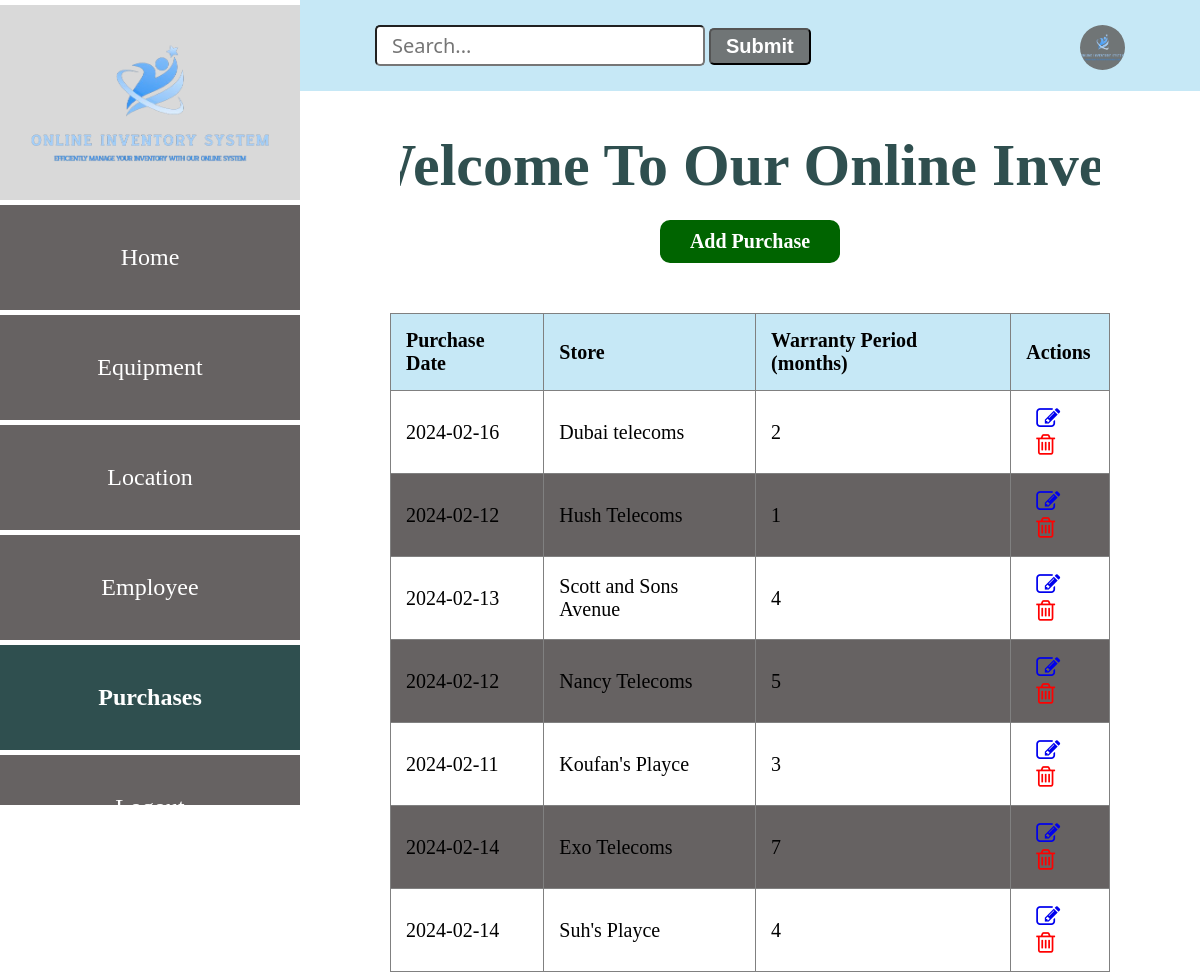
/purchase, run on the app's committed database.
### app.py (models this page shows, shortened)
class Purchases(db.Model):
    __tablename__ = "purchases"
    id=db.Column(db.Integer, primary_key=True)
    date=db.Column(db.String(10))
    store=db.Column(db.String(10))
    warranty_period=db.Column(db.Integer)

### app.py (the view)
@app.route('/purchase')
def purchase():
    purchases = Purchases.query.all()
    return render_template('purchaseList.html', purchases=purchases)

### app.py (called while the page is built)
@app.before_request
def create_table():
    db.create_all()

### templates/purchaseList.html (shortened to what this page needs)
<!DOCTYPE html>
<html lang="en">
<head>
    <link
    rel="stylesheet"
    href="{{ url_for('static', filename='main.css') }}"
    />
    <link rel="stylesheet" href="https://cdnjs.cloudflare.com/ajax/libs/font-awesome/4.7.0/css/font-awesome.min.css">
</head>
<body>
    <div class="header">
        <input type="search" id="query" name="search" placeholder="Search...">
        <button>Submit</button>
        <a href="#"><img src="{{ url_for('static', filename='logo.png') }}" alt=""></a>
    </div>
    <section class="sidebar">
        <div class="logo">
            <img src="{{ url_for('static', filename='logo.png') }}" alt="logo">
        </div>
        <div class="content">
            <a href="/" class="home">Home</a>
            <a href="#" class="home">Equipment</a>
            <a href="/location" class="home">Location</a>
            <a href="#" class="home">Employee</a>
            <a href="/purchase" class="home active">Purchases</a>
            <a href="#" class="home">Logout</a>
        </div>
    </section>
    <div class="marquee-container">
      <h1 class="marquee">Welcome To Our Online Inventory System</h1>
    </div>
    <div class="purchase-form">
        <a href="/add-purchase" class="btn1">Add Purchase</a>
        <table border="1">
            <thead>
                <tr>
                    <th>Purchase Date</th>
                    <th>Store</th>
                    <th>Warranty Period (months)</th>
                    <th>Actions</th>
                </tr>
            </thead>
            <tbody>
                {% for purchase in purchases %}
                    <tr>
                        <td>{{ purchase.date }}</td>
                        <td>{{ purchase.store }}</td>
                        <td>{{ purchase.warranty_period }}</td>
                        <td class="action">
                            <a href="/edit_purchase{{ purchase.id }}"><i class="fa fa-edit" style="font-size:24px"></i></a>
                            <a href="/delete_purchase{{ purchase.id }}"><i class="fa fa-trash-o" style="font-size:24px"></i></a>
                        </td>
                    </tr>
                {% endfor %}
            </tbody>
        </table>
    </div>
</body>
</html>

### static/main.css (style rules this page uses)
body { margin: 0; padding: 0; font-family: Verdana; }
.header { background: #c6e8f6; padding: 25px; }
.header input { padding: 5px 15px; font-size: 20px; font-family:'Segoe UI', Tahoma, Geneva, Verdana, sans-serif; border-radius: 5px; margin-left: 350px; }
.header button { padding: 5px 15px; font-size: 20px; border-radius: 5px; background: #707576; color: #fff; font-weight: bold; }
.header img { width: 45px; height: 45px; background: #707576; border-radius: 50%; float: right; justify-content: center; margin-right: 50px; }
.sidebar { position: fixed; top: 0; left: 0; width: 300px; height: 100vh; background: #707576; border-top: 5px solid #fff; }
.logo { width: 300px; height: 200px; background: rgb(217, 217, 217); display: flex; justify-content: center; align-items: center; }
.logo img { width: 250px; display: block; margin: auto; }
.content { background: #707576; width: 300px; height: calc(100vh - 200px); position: fixed; top: 200px; z-index: 1; border-top: 5px solid #fff; overflow-y: auto; }
.content a { display: flex; text-decoration: none; color: #fff; font-size: 24px; border-bottom: 5px solid white; padding: 39px; justify-content: center; }
.home { border: none; outline: none; padding: 10px 16px; background: #666262; cursor: pointer; }
.active, .home:hover { background: darkslategrey; color: black; font-weight: bold; }
h1 { display: flex; font-size: 60px; flex-wrap: wrap; justify-content: center; gap: 50px; margin-left: 300px; text-align: center; margin-top: 40px; color: darkslategrey; }
.purchase-form { display: flex; justify-content: center; align-items: center; flex-direction: column; margin-left: 300px; }
table { width: 80%; border-collapse: collapse; margin-top: 30px; }
th, td { padding: 15px; text-align: left; font-size: 20px; }
th { background-color: #c6e8f6; font-weight: bold; }
tbody tr:nth-child(even) { background-color: #666262; }
.btn1 { background: darkgreen; color: #fff; font-size: 1em; padding: 10px 30px; border-radius: 10px; transition: background-color 0.25s; margin-bottom: 20px; text-decoration: none; font-size: 20px; display: block; margin-top: -20px; font-weight: bold; }
.marquee-container { overflow: hidden; margin-right: 100px; margin-left: 400px; behavior: inherit; }
.marquee { animation: marquee 20s linear infinite; white-space: nowrap; }
.action a { margin-left: 10px; }
.action .fa-trash-o { color: red; }

### data on the page
Purchases: date "2024-02-16", store "Dubai telecoms", warranty_period "2"
Purchases: date "2024-02-12", store "Hush Telecoms", warranty_period "1"
Purchases: date "2024-02-13", store "Scott and Sons Avenue", warranty_period "4"
Purchases: date "2024-02-12", store "Nancy Telecoms", warranty_period "5"
Purchases: date "2024-02-11", store "Koufan's Playce", warranty_period "3"
Purchases: date "2024-02-14", store "Exo Telecoms", warranty_period "7"
Purchases: date "2024-02-14", store "Suh's Playce", warranty_period "4"
